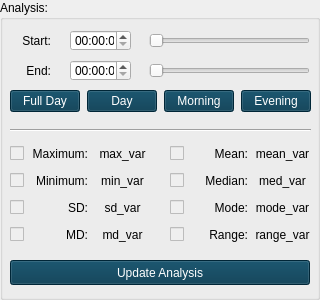
             <widget class="QGroupBox" name="analysis_groupBox">
              <property name="minimumSize">
               <size>
                <width>320</width>
                <height>300</height>
               </size>
              </property>
              <property name="maximumSize">
               <size>
                <width>320</width>
                <height>300</height>
               </size>
              </property>
              <property name="sizeIncrement">
               <size>
                <width>0</width>
                <height>0</height>
               </size>
              </property>
              <property name="title">
               <string>Analysis:</string>
              </property>
              <widget class="QTimeEdit" name="start_timeEdit">
               <property name="geometry">
                <rect>
                 <x>70</x>
                 <y>30</y>
                 <width>61</width>
                 <height>21</height>
                </rect>
               </property>
               <property name="toolTip">
                <string>Start time over which statistics calculated.</string>
               </property>
               <property name="alignment">
                <set>Qt::AlignCenter</set>
               </property>
              </widget>
              <widget class="QLabel" name="end_label">
               <property name="geometry">
                <rect>
                 <x>20</x>
                 <y>60</y>
                 <width>31</width>
                 <height>21</height>
                </rect>
               </property>
               <property name="text">
                <string>End:</string>
               </property>
               <property name="alignment">
                <set>Qt::AlignRight|Qt::AlignTrailing|Qt::AlignVCenter</set>
               </property>
              </widget>
              <widget class="QLabel" name="start_label">
               <property name="geometry">
                <rect>
                 <x>20</x>
                 <y>30</y>
                 <width>31</width>
                 <height>21</height>
                </rect>
               </property>
               <property name="text">
                <string>Start:</string>
               </property>
               <property name="alignment">
                <set>Qt::AlignRight|Qt::AlignTrailing|Qt::AlignVCenter</set>
               </property>
              </widget>
              <widget class="QTimeEdit" name="end_timeEdit">
               <property name="geometry">
                <rect>
                 <x>70</x>
                 <y>60</y>
                 <width>61</width>
                 <height>21</height>
                </rect>
               </property>
               <property name="toolTip">
                <string>End time over which statistics calculated.</string>
               </property>
               <property name="alignment">
                <set>Qt::AlignCenter</set>
               </property>
              </widget>
              <widget class="QSlider" name="end_horizontalSlider">
               <property name="geometry">
                <rect>
                 <x>149</x>
                 <y>60</y>
                 <width>161</width>
                 <height>22</height>
                </rect>
               </property>
               <property name="focusPolicy">
                <enum>Qt::NoFocus</enum>
               </property>
               <property name="orientation">
                <enum>Qt::Horizontal</enum>
               </property>
              </widget>
              <widget class="QSlider" name="start_horizontalSlider">
               <property name="geometry">
                <rect>
                 <x>149</x>
                 <y>30</y>
                 <width>161</width>
                 <height>22</height>
                </rect>
               </property>
               <property name="focusPolicy">
                <enum>Qt::NoFocus</enum>
               </property>
               <property name="orientation">
                <enum>Qt::Horizontal</enum>
               </property>
              </widget>
              <widget class="Line" name="line_3">
               <property name="geometry">
                <rect>
                 <x>10</x>
                 <y>120</y>
                 <width>301</width>
                 <height>20</height>
                </rect>
               </property>
               <property name="orientation">
                <enum>Qt::Horizontal</enum>
               </property>
              </widget>
              <widget class="QWidget" name="horizontalLayoutWidget">
               <property name="geometry">
                <rect>
                 <x>10</x>
                 <y>90</y>
                 <width>303</width>
                 <height>31</height>
                </rect>
               </property>
               <layout class="QHBoxLayout" name="horizontalLayout_3">
                <property name="spacing">
                 <number>7</number>
                </property>
                <property name="sizeConstraint">
                 <enum>QLayout::SetFixedSize</enum>
                </property>
                <item>
                 <widget class="QPushButton" name="fullday_pushButton">
                  <property name="minimumSize">
                   <size>
                    <width>70</width>
                    <height>0</height>
                   </size>
                  </property>
                  <property name="maximumSize">
                   <size>
                    <width>70</width>
                    <height>16777215</height>
                   </size>
                  </property>
                  <property name="toolTip">
                   <string>Start: End:</string>
                  </property>
                  <property name="styleSheet">
                   <string notr="true">QPushButton{
background-color: rgb(0, 53, 77);
color: white;
}

QPushButton:hover{
background-color: rgb(0, 110, 157);
}</string>
                  </property>
                  <property name="text">
                   <string>Full Day</string>
                  </property>
                 </widget>
                </item>
                <item>
                 <widget class="QPushButton" name="day_pushButton">
                  <property name="minimumSize">
                   <size>
                    <width>70</width>
                    <height>0</height>
                   </size>
                  </property>
                  <property name="maximumSize">
                   <size>
                    <width>70</width>
                    <height>16777215</height>
                   </size>
                  </property>
                  <property name="toolTip">
                   <string>Start: End:</string>
                  </property>
                  <property name="styleSheet">
                   <string notr="true">QPushButton{
background-color: rgb(0, 53, 77);
color: white;
}

QPushButton:hover{
background-color: rgb(0, 110, 157);
}</string>
                  </property>
                  <property name="text">
                   <string>Day</string>
                  </property>
                 </widget>
                </item>
                <item>
                 <widget class="QPushButton" name="morning_pushButton">
                  <property name="minimumSize">
                   <size>
                    <width>70</width>
                    <height>0</height>
                   </size>
                  </property>
                  <property name="maximumSize">
                   <size>
                    <width>70</width>
                    <height>16777215</height>
                   </size>
                  </property>
                  <property name="toolTip">
                   <string>Start: End:</string>
                  </property>
                  <property name="styleSheet">
                   <string notr="true">QPushButton{
background-color: rgb(0, 53, 77);
color: white;
}

QPushButton:hover{
background-color: rgb(0, 110, 157);
}</string>
                  </property>
                  <property name="text">
                   <string>Morning</string>
                  </property>
                 </widget>
                </item>
                <item>
                 <widget class="QPushButton" name="evening_pushButton">
                  <property name="minimumSize">
                   <size>
                    <width>70</width>
                    <height>0</height>
                   </size>
                  </property>
                  <property name="maximumSize">
                   <size>
                    <width>70</width>
                    <height>16777215</height>
                   </size>
                  </property>
                  <property name="toolTip">
                   <string>Start: End:</string>
                  </property>
                  <property name="styleSheet">
                   <string notr="true">QPushButton{
background-color: rgb(0, 53, 77);
color: white;
}

QPushButton:hover{
background-color: rgb(0, 110, 157);
}</string>
                  </property>
                  <property name="text">
                   <string>Evening</string>
                  </property>
                 </widget>
                </item>
               </layout>
              </widget>
              <widget class="QWidget" name="gridLayoutWidget">
               <property name="geometry">
                <rect>
                 <x>10</x>
                 <y>140</y>
                 <width>141</width>
                 <height>110</height>
                </rect>
               </property>
               <layout class="QGridLayout" name="gridLayout">
                <item row="0" column="0">
                 <widget class="QCheckBox" name="max_checkBox">
                  <property name="enabled">
                   <bool>false</bool>
                  </property>
                  <property name="text">
                   <string/>
                  </property>
                 </widget>
                </item>
                <item row="1" column="0">
                 <widget class="QCheckBox" name="min_checkBox">
                  <property name="enabled">
                   <bool>false</bool>
                  </property>
                  <property name="text">
                   <string/>
                  </property>
                 </widget>
                </item>
                <item row="0" column="1">
                 <widget class="QLabel" name="max_label">
                  <property name="text">
                   <string>Maximum:</string>
                  </property>
                  <property name="alignment">
                   <set>Qt::AlignRight|Qt::AlignTrailing|Qt::AlignVCenter</set>
                  </property>
                 </widget>
                </item>
                <item row="1" column="2">
                 <widget class="QLabel" name="min_var_label">
                  <property name="text">
                   <string>min_var</string>
                  </property>
                  <property name="alignment">
                   <set>Qt::AlignCenter</set>
                  </property>
                 </widget>
                </item>
                <item row="1" column="1">
                 <widget class="QLabel" name="min_label">
                  <property name="text">
                   <string>Minimum:</string>
                  </property>
                  <property name="alignment">
                   <set>Qt::AlignRight|Qt::AlignTrailing|Qt::AlignVCenter</set>
                  </property>
                 </widget>
                </item>
                <item row="0" column="2">
                 <widget class="QLabel" name="max_var_label">
                  <property name="text">
                   <string>max_var</string>
                  </property>
                  <property name="alignment">
                   <set>Qt::AlignCenter</set>
                  </property>
                 </widget>
                </item>
                <item row="3" column="2">
                 <widget class="QLabel" name="md_var_label">
                  <property name="text">
                   <string>md_var</string>
                  </property>
                  <property name="alignment">
                   <set>Qt::AlignCenter</set>
                  </property>
                 </widget>
                </item>
                <item row="3" column="1">
                 <widget class="QLabel" name="md_label_2">
                  <property name="text">
                   <string>MD:</string>
                  </property>
                  <property name="alignment">
                   <set>Qt::AlignRight|Qt::AlignTrailing|Qt::AlignVCenter</set>
                  </property>
                 </widget>
                </item>
                <item row="3" column="0">
                 <widget class="QCheckBox" name="md_checkBox">
                  <property name="enabled">
                   <bool>false</bool>
                  </property>
                  <property name="text">
                   <string/>
                  </property>
                 </widget>
                </item>
                <item row="2" column="0">
                 <widget class="QCheckBox" name="sd_checkBox">
                  <property name="enabled">
                   <bool>false</bool>
                  </property>
                  <property name="sizePolicy">
                   <sizepolicy hsizetype="Fixed" vsizetype="Fixed">
                    <horstretch>0</horstretch>
                    <verstretch>0</verstretch>
                   </sizepolicy>
                  </property>
                  <property name="text">
                   <string/>
                  </property>
                 </widget>
                </item>
                <item row="2" column="1">
                 <widget class="QLabel" name="sd_label_2">
                  <property name="text">
                   <string>SD:</string>
                  </property>
                  <property name="alignment">
                   <set>Qt::AlignRight|Qt::AlignTrailing|Qt::AlignVCenter</set>
                  </property>
                 </widget>
                </item>
                <item row="2" column="2">
                 <widget class="QLabel" name="sd_var_label">
                  <property name="text">
                   <string>sd_var</string>
                  </property>
                  <property name="alignment">
                   <set>Qt::AlignCenter</set>
                  </property>
                 </widget>
                </item>
               </layout>
              </widget>
              <widget class="QPushButton" name="update_analysis_pushButton">
               <property name="enabled">
                <bool>true</bool>
               </property>
               <property name="geometry">
                <rect>
                 <x>10</x>
                 <y>260</y>
                 <width>300</width>
                 <height>25</height>
                </rect>
               </property>
               <property name="minimumSize">
                <size>
                 <width>300</width>
                 <height>25</height>
                </size>
               </property>
               <property name="maximumSize">
                <size>
                 <width>140</width>
                 <height>25</height>
                </size>
               </property>
               <property name="font">
                <font>
                 <weight>50</weight>
                 <bold>false</bold>
                </font>
               </property>
               <property name="layoutDirection">
                <enum>Qt::LeftToRight</enum>
               </property>
               <property name="styleSheet">
                <string notr="true">QPushButton{
background-color: rgb(0, 53, 77);
color: white;
}

QPushButton:hover{
background-color: rgb(0, 110, 157);
}</string>
               </property>
               <property name="text">
                <string>Update Analysis</string>
               </property>
              </widget>
              <widget class="QWidget" name="gridLayoutWidget_2">
               <property name="geometry">
                <rect>
                 <x>170</x>
                 <y>140</y>
                 <width>141</width>
                 <height>110</height>
                </rect>
               </property>
               <layout class="QGridLayout" name="gridLayout_4">
                <item row="0" column="2">
                 <widget class="QLabel" name="mean_var_label">
                  <property name="text">
                   <string>mean_var</string>
                  </property>
                  <property name="alignment">
                   <set>Qt::AlignCenter</set>
                  </property>
                 </widget>
                </item>
                <item row="0" column="1">
                 <widget class="QLabel" name="mean_label">
                  <property name="text">
                   <string>Mean:</string>
                  </property>
                  <property name="alignment">
                   <set>Qt::AlignRight|Qt::AlignTrailing|Qt::AlignVCenter</set>
                  </property>
                 </widget>
                </item>
                <item row="0" column="0">
                 <widget class="QCheckBox" name="mean_checkBox">
                  <property name="enabled">
                   <bool>false</bool>
                  </property>
                  <property name="sizePolicy">
                   <sizepolicy hsizetype="Fixed" vsizetype="Fixed">
                    <horstretch>0</horstretch>
                    <verstretch>0</verstretch>
                   </sizepolicy>
                  </property>
                  <property name="text">
                   <string/>
                  </property>
                 </widget>
                </item>
                <item row="2" column="2">
                 <widget class="QLabel" name="mode_var_label">
                  <property name="text">
                   <string>mode_var</string>
                  </property>
                  <property name="alignment">
                   <set>Qt::AlignCenter</set>
                  </property>
                 </widget>
                </item>
                <item row="1" column="1">
                 <widget class="QLabel" name="median_label">
                  <property name="text">
                   <string>Median:</string>
                  </property>
                  <property name="alignment">
                   <set>Qt::AlignRight|Qt::AlignTrailing|Qt::AlignVCenter</set>
                  </property>
                 </widget>
                </item>
                <item row="1" column="0">
                 <widget class="QCheckBox" name="median_checkBox">
                  <property name="enabled">
                   <bool>false</bool>
                  </property>
                  <property name="text">
                   <string/>
                  </property>
                 </widget>
                </item>
                <item row="2" column="1">
                 <widget class="QLabel" name="mode_label">
                  <property name="text">
                   <string>Mode:</string>
                  </property>
                  <property name="alignment">
                   <set>Qt::AlignRight|Qt::AlignTrailing|Qt::AlignVCenter</set>
                  </property>
                 </widget>
                </item>
                <item row="2" column="0">
                 <widget class="QCheckBox" name="mode_checkBox">
                  <property name="enabled">
                   <bool>false</bool>
                  </property>
                  <property name="text">
                   <string/>
                  </property>
                 </widget>
                </item>
                <item row="1" column="2">
                 <widget class="QLabel" name="median_var_label">
                  <property name="text">
                   <string>med_var</string>
                  </property>
                  <property name="alignment">
                   <set>Qt::AlignCenter</set>
                  </property>
                 </widget>
                </item>
                <item row="3" column="0">
                 <widget class="QCheckBox" name="range_checkBox">
                  <property name="enabled">
                   <bool>false</bool>
                  </property>
                  <property name="text">
                   <string/>
                  </property>
                 </widget>
                </item>
                <item row="3" column="1">
                 <widget class="QLabel" name="range_label">
                  <property name="text">
                   <string>Range:</string>
                  </property>
                  <property name="alignment">
                   <set>Qt::AlignRight|Qt::AlignTrailing|Qt::AlignVCenter</set>
                  </property>
                 </widget>
                </item>
                <item row="3" column="2">
                 <widget class="QLabel" name="range_var_label">
                  <property name="text">
                   <string>range_var</string>
                  </property>
                  <property name="alignment">
                   <set>Qt::AlignCenter</set>
                  </property>
                 </widget>
                </item>
               </layout>
              </widget>
             </widget>
